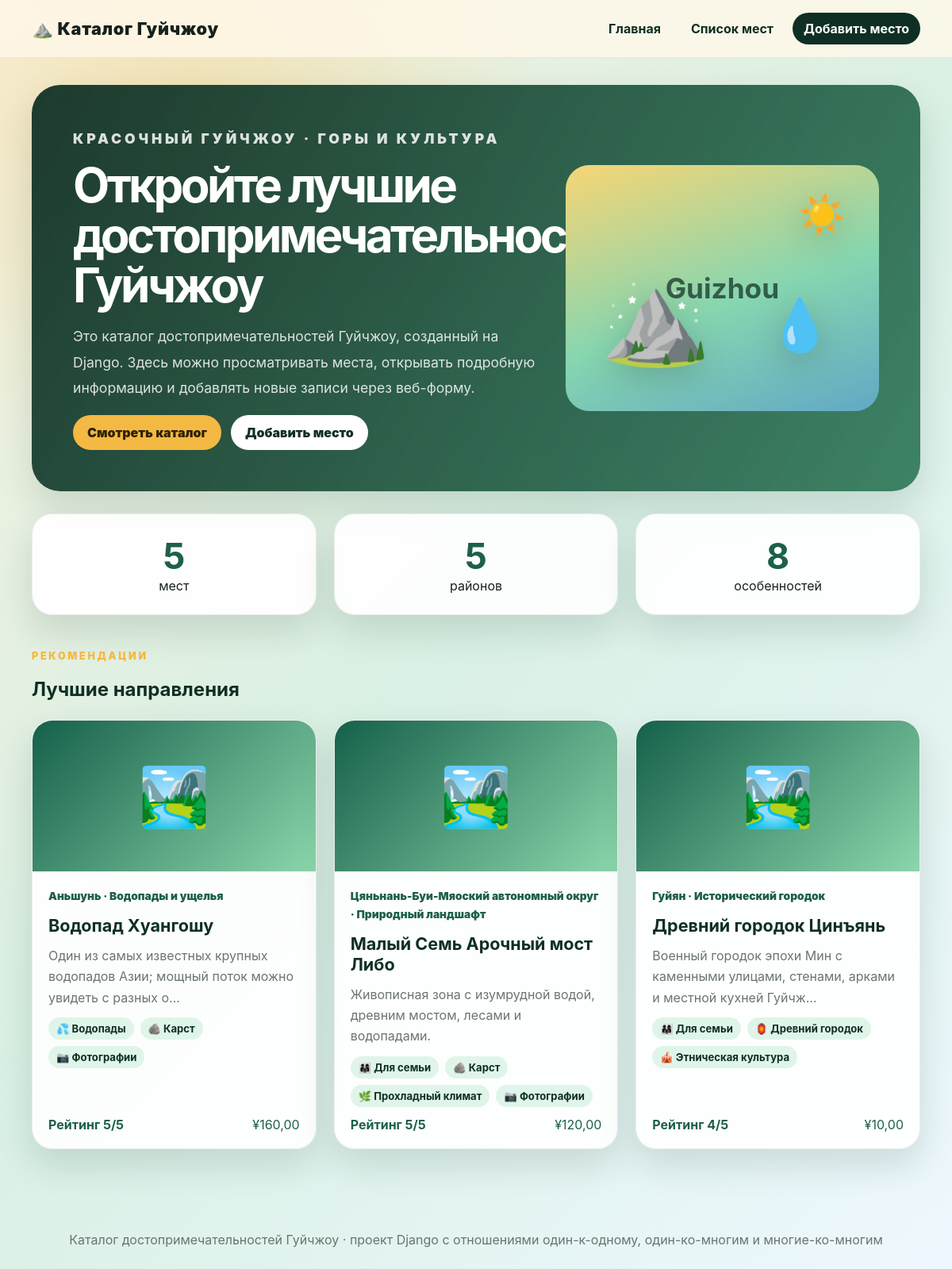
The page / on the database its author committed.
### catalog/models.py (models this page shows, shortened)
class ScenicSpot(models.Model):
    class Category(models.TextChoices):
        NATURE = "nature", "Природный ландшафт"
        CULTURE = "culture", "Исторический городок"
        WATERFALL = "waterfall", "Водопады и ущелья"
        CAVE = "cave", "Пещеры и карст"
        ETHNIC = "ethnic", "Этническая культура"
    name = models.CharField("Название достопримечательности", max_length=120)
    region = models.ForeignKey(
        Region,
        verbose_name="Район",
        related_name="spots",
        on_delete=models.PROTECT,
    )
    features = models.ManyToManyField(
        Feature,
        verbose_name="Особенности",
        related_name="spots",
        blank=True,
    )
    category = models.CharField("Тип достопримечательности", max_length=20, choices=Category.choices)
    short_description = models.TextField("Краткое описание")
    address = models.CharField("Адрес", max_length=180)
    ticket_price = models.DecimalField("Цена билета", max_digits=7, decimal_places=2)
    rating = models.PositiveSmallIntegerField(
        "Рейтинг рекомендации",
        validators=[MinValueValidator(1), MaxValueValidator(5)],
        help_text="Оценка от 1 до 5",
    )
    opening_date = models.DateField("Дата открытия/создания")
    is_world_heritage = models.BooleanField("Объект Всемирного наследия", default=False)
    image_url = models.URLField("Ссылка на изображение", blank=True)
    created_at = models.DateTimeField("Дата добавления", auto_now_add=True)
    class Meta:
        verbose_name = "Достопримечательность"
        verbose_name_plural = "Достопримечательности"
        ordering = ["region__name", "name"]
    def get_absolute_url(self):
        return reverse("spot_detail", kwargs={"pk": self.pk})

class Region(models.Model):
    name = models.CharField("Название района", max_length=80, unique=True)
    description = models.TextField("Описание района", blank=True)
    class Meta:
        verbose_name = "Район"
        verbose_name_plural = "Районы"
        ordering = ["name"]

class Feature(models.Model):
    name = models.CharField("Название особенности", max_length=50, unique=True)
    icon = models.CharField("Иконка", max_length=8, default="✨")
    class Meta:
        verbose_name = "Особенность"
        verbose_name_plural = "Особенности"
        ordering = ["name"]

### catalog/views.py (the view)
# urls.py: path("", views.HomeView.as_view(), name="home"),
class HomeView(TemplateView):
    template_name = "catalog/home.html"
    def get_context_data(self, **kwargs):
        context = super().get_context_data(**kwargs)
        context["spot_count"] = ScenicSpot.objects.count()
        context["region_count"] = Region.objects.count()
        context["feature_count"] = Feature.objects.count()
        context["top_spots"] = (
            ScenicSpot.objects.select_related("region")
            .prefetch_related("features")
            .order_by("-rating", "name")[:3]
        )
        return context

### catalog/templates/catalog/home.html (shortened to what this page needs)
{% extends "catalog/base.html" %}
{% block content %}
<section class="hero">
    <div class="hero-text">
        <p class="eyebrow">Красочный Гуйчжоу · горы и культура</p>
        <h1>Откройте лучшие достопримечательности Гуйчжоу</h1>
        <p>
            Это каталог достопримечательностей Гуйчжоу, созданный на Django. Здесь можно просматривать места,
            открывать подробную информацию и добавлять новые записи через веб-форму.
        </p>
        <div class="hero-actions">
            <a class="button primary" href="{% url 'spot_list' %}">Смотреть каталог</a>
            <a class="button secondary" href="{% url 'spot_add' %}">Добавить место</a>
        </div>
    </div>
    <div class="hero-card" aria-label="Иллюстрация достопримечательностей Гуйчжоу">
        <span class="sun">☀️</span>
        <span class="mountain">⛰️</span>
        <span class="water">💧</span>
        <strong>Guizhou</strong>
    </div>
</section>
<section class="stats-grid">
    <article>
        <strong>{{ spot_count }}</strong>
        <span>мест</span>
    </article>
    <article>
        <strong>{{ region_count }}</strong>
        <span>районов</span>
    </article>
    <article>
        <strong>{{ feature_count }}</strong>
        <span>особенностей</span>
    </article>
</section>
<section class="section-heading">
    <p class="eyebrow">Рекомендации</p>
    <h2>Лучшие направления</h2>
</section>
<section class="card-grid">
    {% for spot in top_spots %}
        {% include "catalog/partials/spot_card.html" with spot=spot %}
    {% empty %}
        <p class="empty">Пока нет данных. Добавьте первую достопримечательность.</p>
    {% endfor %}
</section>
{% endblock %}

### catalog/templates/catalog/partials/spot_card.html
<article class="spot-card">
    {% if spot.image_url %}
        <img src="{{ spot.image_url }}" alt="Изображение: {{ spot.name }}">
    {% else %}
        <div class="spot-placeholder">🏞️</div>
    {% endif %}
    <div class="spot-card-body">
        <p class="spot-region">{{ spot.region.name }} · {{ spot.get_category_display }}</p>
        <h3><a href="{{ spot.get_absolute_url }}">{{ spot.name }}</a></h3>
        <p>{{ spot.short_description|truncatechars:86 }}</p>
        <div class="tag-row">
            {% for feature in spot.features.all %}
                <span>{{ feature.icon }} {{ feature.name }}</span>
            {% empty %}
                <span>✨ Особенности не указаны</span>
            {% endfor %}
        </div>
        <div class="card-meta">
            <strong>Рейтинг {{ spot.rating }}/5</strong>
            <span>¥{{ spot.ticket_price }}</span>
        </div>
    </div>
</article>

### catalog/static/catalog/css/styles.css (style rules this page uses)
:root { --green-900: #0f2f24; --green-700: #1d6048; --green-500: #2f9b72; --mint: #dff5e9; --gold: #f4b942; --cream: #fff8ea; --ink: #17211d; --muted: #69756f; --card: rgba(255, 255, 255, 0.92); --shadow: 0 20px 45px rgba(15, 47, 36, 0.14); }
* { box-sizing: border-box; }
body { margin: 0; min-height: 100vh; color: var(--ink); font-family: "Inter", "Segoe UI", "Arial", sans-serif; background: radial-gradient(circle at 20% 10%, rgba(244, 185, 66, 0.28), transparent 28rem), linear-gradient(135deg, #f7f1de 0%, #d9f0e4 48%, #eef8ff 100%); }
a { color: inherit; text-decoration: none; }
.hero { display: grid; grid-template-columns: minmax(0, 1.2fr) minmax(280px, 0.8fr); gap: 28px; align-items: center; padding: 52px; border-radius: 36px; color: white; box-shadow: var(--shadow); }
.hero h1, .page-title h1, .detail-hero h1, .confirm-box h1 { margin: 0; font-size: clamp(2.2rem, 5vw, 4.7rem); line-height: 1.05; letter-spacing: -0.06em; }
.hero p { max-width: 650px; color: rgba(255, 255, 255, 0.84); font-size: 1.1rem; line-height: 1.85; }
.eyebrow { margin: 0 0 10px; color: var(--gold); font-size: 0.78rem; font-weight: 900; letter-spacing: 0.22em; text-transform: uppercase; }
.hero-actions, .form-actions, .danger-zone, .confirm-box form { display: flex; gap: 12px; flex-wrap: wrap; align-items: center; }
.button { display: inline-flex; justify-content: center; align-items: center; min-height: 44px; padding: 0 18px; border: 0; border-radius: 999px; font-weight: 900; cursor: pointer; transition: transform 0.2s ease, box-shadow 0.2s ease; }
.primary { background: var(--gold); color: #2d2100; }
.secondary, .ghost { background: white; color: var(--green-900); }
.hero-card { min-height: 310px; display: grid; place-items: center; position: relative; overflow: hidden; border-radius: 30px; background: linear-gradient(160deg, #f7d575, #86d6b0 55%, #62a8c5); }
.hero-card span { position: absolute; filter: drop-shadow(0 10px 20px rgba(0,0,0,.18)); }
.hero-card .sun { top: 32px; right: 42px; font-size: 3rem; }
.hero-card .mountain { bottom: 50px; left: 44px; font-size: 7rem; }
.hero-card .water { bottom: 70px; right: 60px; font-size: 4rem; }
.hero-card strong { font-size: 2.2rem; color: rgba(15, 47, 36, 0.72); }
.stats-grid, .card-grid, .info-grid { display: grid; gap: 22px; }
.stats-grid { grid-template-columns: repeat(3, 1fr); margin: 28px 0 44px; }
.stats-grid article, .spot-card, .info-block, .spot-form, .filter-panel, .confirm-box { background: var(--card); border: 1px solid rgba(15, 47, 36, 0.08); border-radius: 26px; box-shadow: var(--shadow); }
.stats-grid article { padding: 26px; text-align: center; }
.stats-grid strong { display: block; color: var(--green-700); font-size: 2.8rem; }
.section-heading, .page-title { margin: 20px 0 24px; }
.section-heading h2, .page-title h1 { color: var(--green-900); }
.card-grid { grid-template-columns: repeat(3, minmax(0, 1fr)); }
.spot-card { overflow: hidden; display: flex; flex-direction: column; }
.spot-card img, .spot-placeholder { width: 100%; height: 190px; object-fit: cover; }
.spot-placeholder, .detail-placeholder { display: grid; place-items: center; font-size: 4.5rem; background: linear-gradient(135deg, #15604a, #8bd6ab); }
.spot-card-body { padding: 20px; display: flex; flex-direction: column; gap: 12px; flex: 1; }
.spot-card h3 { margin: 0; font-size: 1.35rem; }
.spot-card h3 a { color: var(--green-900); }
.spot-card p { margin: 0; color: var(--muted); line-height: 1.65; }
.spot-region { color: var(--green-700) !important; font-size: 0.86rem; font-weight: 900; }
.tag-row { display: flex; flex-wrap: wrap; gap: 8px; }
.tag-row span { padding: 6px 10px; border-radius: 999px; background: var(--mint); color: var(--green-900); font-size: 0.82rem; font-weight: 700; }
.card-meta { margin-top: auto; display: flex; justify-content: space-between; gap: 12px; color: var(--green-700); }

### rows shown on the page
ScenicSpot: region.name "Аньшунь", category "Водопады и ущелья", name "Водопад Хуангошу", short_description "Один из самых известных крупных водопадов Азии; мощный поток можно увидеть с разных о…", rating "5", ticket_price "160,00"
Feature: icon "💦", name "Водопады"
Feature: icon "🪨", name "Карст"
Feature: icon "📷", name "Фотографии"
ScenicSpot: region.name "Цяньнань-Буи-Мяоский автономный округ", category "Природный ландшафт", name "Малый Семь Арочный мост Либо", short_description "Живописная зона с изумрудной водой, древним мостом, лесами и водопадами.", rating "5", ticket_price "120,00"
Feature: icon "👨‍👩‍👧", name "Для семьи"
Feature: icon "🌿", name "Прохладный климат"
ScenicSpot: region.name "Гуйян", category "Исторический городок", name "Древний городок Цинъянь", short_description "Военный городок эпохи Мин с каменными улицами, стенами, арками и местной кухней Гуйчж…", rating "4", ticket_price "10,00"
Feature: icon "🏮", name "Древний городок"
Feature: icon "🎪", name "Этническая культура"

### other values the page prints
{{ spot_count }} "5"
{{ region_count }} "5"
{{ feature_count }} "8"
